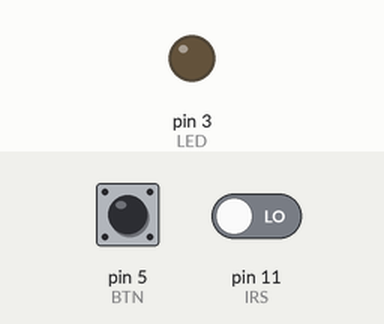
This program was run on a simulated Raspberry Pi (header pin numbers). Parts: output pins drawn as LEDs (lit = HIGH). Dashed ring = blinking. The inputs (shaded band) are chosen by the test bench; at power-on: pin 11 (IRS) LOW, pin 5 (BTN) HIGH. The clock reads 2024-03-15 10:24:30 at power-on unless the program sets it; files the program writes start out absent.

Above: at 1.2 s.
1.3 s: pin 11 (IRS) driven HIGH
At 1.5 s:
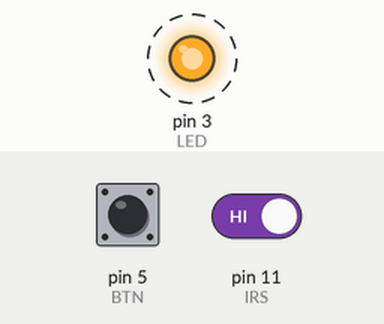
7.3 s: pin 11 (IRS) driven LOW
At 7.3 s:
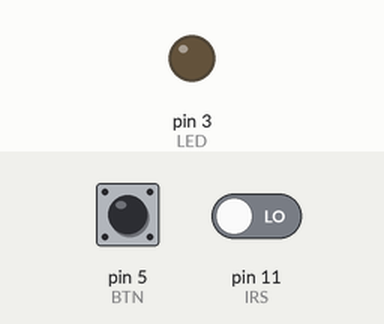
Timing chart, 0 to 10.3 s (numbered marks = the images above; inputs shaded):
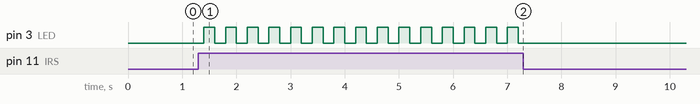

Measured:
- after the input at 1.3 s, pin 3 (LED): alternates HIGH for 0.20 s and LOW for 0.20 s, starting after 0.10 s
- after the input at 7.3 s, pin 3 (LED): stops changing and stays LOW

The program:

Alarm.py
```python
import RPi.GPIO as GPIO
import os
from time import strftime, time, sleep

IRS = 11
BTN = 5
LED = 3

GPIO.setwarnings(False)
GPIO.setmode(GPIO.BOARD)
GPIO.setup(IRS, GPIO.IN) #Read output from IR motion sensor
GPIO.setup(BTN, GPIO.IN)
GPIO.setup(LED, GPIO.OUT)

__location__ = os.path.realpath(os.path.join(os.getcwd(), os.path.dirname(__file__)))

fileFlag = buttonFlag = 0
alarmState = 0
ledState = False

def readFile(fileName):
    #read file line per line w timestamps
    f = open(os.path.join(__location__, fileName), "r")
    lines = f.readlines() #list
    f.close()
    return lines

def appendFile(fileName, stringToFile):
    f = open(os.path.join(__location__, fileName), "a")
    f.write(stringToFile)
    f.close()

def writeFile(fileName, stringToFile):
    f = open(os.path.join(__location__, fileName), "w")
    f.write(stringToFile)
    f.close()

def timeToFile():
    #writes the time that the alarm was triggered to a timeFile.txt
    global fileFlag

    if fileFlag==0:
        fileFlag = 1 #tell the program that the first time has passed
        appendFile("timeFile.txt", "{}\n".format(strftime("%a, %d %b %Y %H:%M:%S"))) #output time to file

def alarm():
    global alarmState, ledState

    if alarmState == 1: #alarm on
        ledState = not ledState
    elif alarmState == 0: #alarm off
        ledState = False
    GPIO.output(LED, ledState) #write change to led

def timerCallback(self):
    global alarmState, buttonFlag

    start_time = time()

    while GPIO.input(self) == 0: # Wait for the button up
        pass

    buttonTime = time() - start_time    # How long was the button down?
    print(str(buttonTime))

    if buttonTime >= 5:
        alarmState = 0
        buttonFlag = 1

def main():
    global fileFlag, alarmState, buttonFlag

    i=GPIO.input(IRS) #read infrared sensor output
    if i==0:
        fileFlag = buttonFlag = 0
        alarmState = 0
#       print("Door closed " + str(i))

    elif i==1:
        timeToFile()
        if buttonFlag == 0:
            alarmState = 1
#       print("Door open " + str(i))

    alarm()
    sleep(0.2)


GPIO.add_event_detect(BTN, GPIO.FALLING, callback=timerCallback, bouncetime=500)


if __name__ == '__main__':
    while True:
        try:
            main()
        except KeyboardInterrupt:
            print("Closing.")
            GPIO.cleanup()
```
